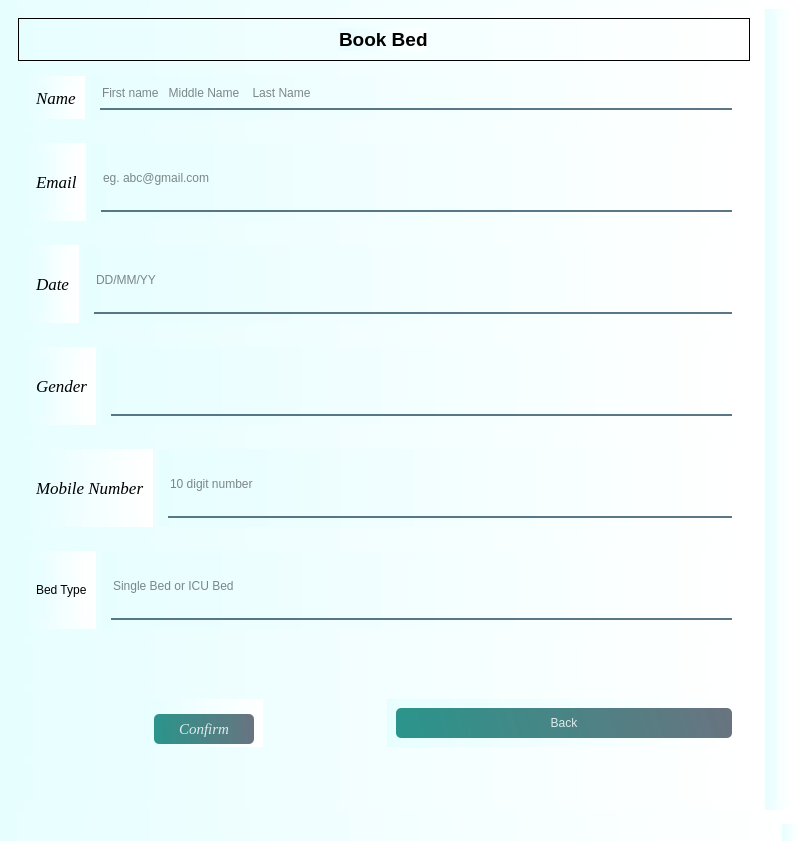
<?xml version="1.0" encoding="UTF-8"?>
<ui version="4.0">
 <class>MainWindow</class>
 <widget class="QMainWindow" name="MainWindow">
  <property name="geometry">
   <rect>
    <x>0</x>
    <y>0</y>
    <width>799</width>
    <height>841</height>
   </rect>
  </property>
  <property name="windowTitle">
   <string>MainWindow</string>
  </property>
  <property name="styleSheet">
   <string notr="true">background-color: qlineargradient(spread:pad, x1:0, y1:0, x2:1, y2:0, stop:0 rgba(231, 254, 255, 255), stop:1 rgba(255, 255, 255, 255));</string>
  </property>
  <widget class="QWidget" name="centralwidget">
   <layout class="QHBoxLayout" name="horizontalLayout">
    <item>
     <widget class="QWidget" name="widget" native="true">
      <layout class="QVBoxLayout" name="verticalLayout">
       <item>
        <widget class="QFrame" name="frame">
         <property name="frameShape">
          <enum>QFrame::StyledPanel</enum>
         </property>
         <property name="frameShadow">
          <enum>QFrame::Raised</enum>
         </property>
         <layout class="QVBoxLayout" name="verticalLayout_2">
          <item alignment="Qt::AlignHCenter">
           <widget class="QLabel" name="label">
            <property name="font">
             <font>
              <pointsize>14</pointsize>
              <weight>75</weight>
              <bold>true</bold>
             </font>
            </property>
            <property name="text">
             <string>Book Bed</string>
            </property>
           </widget>
          </item>
         </layout>
        </widget>
       </item>
       <item>
        <widget class="QWidget" name="widget_7" native="true">
         <layout class="QHBoxLayout" name="horizontalLayout_3">
          <item>
           <widget class="QWidget" name="widget_11" native="true">
            <layout class="QVBoxLayout" name="verticalLayout_3">
             <item>
              <widget class="QLabel" name="label_3">
               <property name="font">
                <font>
                 <family>Times New Roman</family>
                 <pointsize>13</pointsize>
                 <weight>9</weight>
                 <italic>true</italic>
                 <bold>false</bold>
                </font>
               </property>
               <property name="styleSheet">
                <string notr="true">font: 75 italic 13pt &quot;Times New Roman&quot;;</string>
               </property>
               <property name="text">
                <string>Name</string>
               </property>
              </widget>
             </item>
            </layout>
           </widget>
          </item>
          <item>
           <widget class="QWidget" name="widget_12" native="true">
            <layout class="QVBoxLayout" name="verticalLayout_4">
             <item>
              <widget class="QLineEdit" name="lineEdit">
               <property name="sizePolicy">
                <sizepolicy hsizetype="Expanding" vsizetype="Minimum">
                 <horstretch>0</horstretch>
                 <verstretch>0</verstretch>
                </sizepolicy>
               </property>
               <property name="styleSheet">
                <string notr="true">background-color:rgba(0,0,0,0);
border:none;
border-bottom:2px solid rgba(46,82,101,200);
color:rgba(0,0,0,240);
padding-bottom:7px;</string>
               </property>
               <property name="placeholderText">
                <string>First name   Middle Name    Last Name</string>
               </property>
              </widget>
             </item>
            </layout>
           </widget>
          </item>
         </layout>
        </widget>
       </item>
       <item>
        <widget class="QWidget" name="widget_3" native="true">
         <layout class="QHBoxLayout" name="horizontalLayout_4">
          <item>
           <widget class="QWidget" name="widget_13" native="true">
            <layout class="QVBoxLayout" name="verticalLayout_5">
             <item>
              <widget class="QLabel" name="label_4">
               <property name="font">
                <font>
                 <family>Times New Roman</family>
                 <pointsize>13</pointsize>
                 <weight>9</weight>
                 <italic>true</italic>
                 <bold>false</bold>
                </font>
               </property>
               <property name="styleSheet">
                <string notr="true">font: 75 italic 13pt &quot;Times New Roman&quot;;</string>
               </property>
               <property name="text">
                <string>Email</string>
               </property>
              </widget>
             </item>
            </layout>
           </widget>
          </item>
          <item>
           <widget class="QWidget" name="widget_14" native="true">
            <layout class="QVBoxLayout" name="verticalLayout_6">
             <item>
              <widget class="QLineEdit" name="lineEdit_2">
               <property name="sizePolicy">
                <sizepolicy hsizetype="Expanding" vsizetype="Minimum">
                 <horstretch>0</horstretch>
                 <verstretch>0</verstretch>
                </sizepolicy>
               </property>
               <property name="minimumSize">
                <size>
                 <width>0</width>
                 <height>60</height>
                </size>
               </property>
               <property name="styleSheet">
                <string notr="true">background-color:rgba(0,0,0,0);
border:none;
border-bottom:2px solid rgba(46,82,101,200);
color:rgba(0,0,0,240);
padding-bottom:7px;</string>
               </property>
               <property name="placeholderText">
                <string>eg. abc@gmail.com</string>
               </property>
              </widget>
             </item>
            </layout>
           </widget>
          </item>
         </layout>
        </widget>
       </item>
       <item>
        <widget class="QWidget" name="widget_4" native="true">
         <layout class="QHBoxLayout" name="horizontalLayout_5">
          <item>
           <widget class="QWidget" name="widget_15" native="true">
            <layout class="QVBoxLayout" name="verticalLayout_7">
             <item>
              <widget class="QLabel" name="label_5">
               <property name="font">
                <font>
                 <family>Times New Roman</family>
                 <pointsize>13</pointsize>
                 <weight>9</weight>
                 <italic>true</italic>
                 <bold>false</bold>
                </font>
               </property>
               <property name="styleSheet">
                <string notr="true">font: 75 italic 13pt &quot;Times New Roman&quot;;</string>
               </property>
               <property name="text">
                <string>Date</string>
               </property>
              </widget>
             </item>
            </layout>
           </widget>
          </item>
          <item>
           <widget class="QWidget" name="widget_16" native="true">
            <layout class="QVBoxLayout" name="verticalLayout_8">
             <item>
              <widget class="QLineEdit" name="lineEdit_3">
               <property name="minimumSize">
                <size>
                 <width>0</width>
                 <height>60</height>
                </size>
               </property>
               <property name="styleSheet">
                <string notr="true">background-color:rgba(0,0,0,0);
border:none;
border-bottom:2px solid rgba(46,82,101,200);
color:rgba(0,0,0,240);
padding-bottom:7px;</string>
               </property>
               <property name="placeholderText">
                <string>DD/MM/YY</string>
               </property>
              </widget>
             </item>
            </layout>
           </widget>
          </item>
         </layout>
        </widget>
       </item>
       <item>
        <widget class="QWidget" name="widget_5" native="true">
         <layout class="QHBoxLayout" name="horizontalLayout_6">
          <item>
           <widget class="QWidget" name="widget_17" native="true">
            <layout class="QVBoxLayout" name="verticalLayout_10">
             <item>
              <widget class="QLabel" name="label_6">
               <property name="font">
                <font>
                 <family>Times New Roman</family>
                 <pointsize>13</pointsize>
                 <weight>9</weight>
                 <italic>true</italic>
                 <bold>false</bold>
                </font>
               </property>
               <property name="styleSheet">
                <string notr="true">font: 75 italic 13pt &quot;Times New Roman&quot;;</string>
               </property>
               <property name="text">
                <string>Gender</string>
               </property>
              </widget>
             </item>
            </layout>
           </widget>
          </item>
          <item>
           <widget class="QWidget" name="widget_18" native="true">
            <layout class="QVBoxLayout" name="verticalLayout_9">
             <item>
              <widget class="QLineEdit" name="lineEdit_5">
               <property name="sizePolicy">
                <sizepolicy hsizetype="Expanding" vsizetype="Minimum">
                 <horstretch>0</horstretch>
                 <verstretch>0</verstretch>
                </sizepolicy>
               </property>
               <property name="minimumSize">
                <size>
                 <width>0</width>
                 <height>60</height>
                </size>
               </property>
               <property name="styleSheet">
                <string notr="true">background-color:rgba(0,0,0,0);
border:none;
border-bottom:2px solid rgba(46,82,101,200);
color:rgba(0,0,0,240);
padding-bottom:7px;</string>
               </property>
              </widget>
             </item>
            </layout>
           </widget>
          </item>
         </layout>
        </widget>
       </item>
       <item>
        <widget class="QWidget" name="widget_6" native="true">
         <layout class="QHBoxLayout" name="horizontalLayout_7">
          <item>
           <widget class="QWidget" name="widget_19" native="true">
            <layout class="QVBoxLayout" name="verticalLayout_11">
             <item>
              <widget class="QLabel" name="label_7">
               <property name="font">
                <font>
                 <family>Times New Roman</family>
                 <pointsize>13</pointsize>
                 <weight>9</weight>
                 <italic>true</italic>
                 <bold>false</bold>
                </font>
               </property>
               <property name="styleSheet">
                <string notr="true">font: 75 italic 13pt &quot;Times New Roman&quot;;</string>
               </property>
               <property name="text">
                <string>Mobile Number</string>
               </property>
              </widget>
             </item>
            </layout>
           </widget>
          </item>
          <item>
           <widget class="QWidget" name="widget_20" native="true">
            <layout class="QVBoxLayout" name="verticalLayout_12">
             <item>
              <widget class="QLineEdit" name="lineEdit_6">
               <property name="sizePolicy">
                <sizepolicy hsizetype="Expanding" vsizetype="Minimum">
                 <horstretch>0</horstretch>
                 <verstretch>0</verstretch>
                </sizepolicy>
               </property>
               <property name="minimumSize">
                <size>
                 <width>0</width>
                 <height>60</height>
                </size>
               </property>
               <property name="styleSheet">
                <string notr="true">background-color:rgba(0,0,0,0);
border:none;
border-bottom:2px solid rgba(46,82,101,200);
color:rgba(0,0,0,240);
padding-bottom:7px;</string>
               </property>
               <property name="placeholderText">
                <string>10 digit number</string>
               </property>
              </widget>
             </item>
            </layout>
           </widget>
          </item>
         </layout>
        </widget>
       </item>
       <item>
        <widget class="QWidget" name="widget_8" native="true">
         <layout class="QHBoxLayout" name="horizontalLayout_8">
          <item>
           <widget class="QWidget" name="widget_21" native="true">
            <layout class="QVBoxLayout" name="verticalLayout_13">
             <item>
              <widget class="QLabel" name="label_8">
               <property name="text">
                <string>Bed Type</string>
               </property>
              </widget>
             </item>
            </layout>
           </widget>
          </item>
          <item>
           <widget class="QWidget" name="widget_22" native="true">
            <layout class="QVBoxLayout" name="verticalLayout_14">
             <item>
              <widget class="QLineEdit" name="lineEdit_4">
               <property name="sizePolicy">
                <sizepolicy hsizetype="Expanding" vsizetype="Minimum">
                 <horstretch>0</horstretch>
                 <verstretch>0</verstretch>
                </sizepolicy>
               </property>
               <property name="minimumSize">
                <size>
                 <width>0</width>
                 <height>60</height>
                </size>
               </property>
               <property name="styleSheet">
                <string notr="true">background-color:rgba(0,0,0,0);
border:none;
border-bottom:2px solid rgba(46,82,101,200);
color:rgba(0,0,0,240);
padding-bottom:7px;</string>
               </property>
               <property name="placeholderText">
                <string>Single Bed or ICU Bed</string>
               </property>
              </widget>
             </item>
            </layout>
           </widget>
          </item>
         </layout>
        </widget>
       </item>
       <item>
        <widget class="QLabel" name="label_9">
         <property name="styleSheet">
          <string notr="true">font: 75 italic 8pt &quot;Times New Roman&quot;;color:red;</string>
         </property>
         <property name="text">
          <string/>
         </property>
        </widget>
       </item>
       <item>
        <widget class="QWidget" name="widget_9" native="true">
         <layout class="QHBoxLayout" name="horizontalLayout_9">
          <item alignment="Qt::AlignHCenter">
           <widget class="QWidget" name="widget_23" native="true">
            <property name="maximumSize">
             <size>
              <width>300</width>
              <height>300</height>
             </size>
            </property>
            <layout class="QVBoxLayout" name="verticalLayout_16">
             <item>
              <widget class="QPushButton" name="pushButton">
               <property name="minimumSize">
                <size>
                 <width>100</width>
                 <height>30</height>
                </size>
               </property>
               <property name="maximumSize">
                <size>
                 <width>16777215</width>
                 <height>17</height>
                </size>
               </property>
               <property name="font">
                <font>
                 <family>Times New Roman</family>
                 <pointsize>11</pointsize>
                 <weight>9</weight>
                 <italic>true</italic>
                 <bold>false</bold>
                </font>
               </property>
               <property name="toolTip">
                <string>&lt;html&gt;&lt;head/&gt;&lt;body&gt;&lt;p&gt;Confirm&lt;/p&gt;&lt;/body&gt;&lt;/html&gt;</string>
               </property>
               <property name="styleSheet">
                <string notr="true">QPushButton#pushButton{
	font: 75 italic 11pt &quot;Times New Roman&quot;;
	background-color: qlineargradient(spread:pad, x1:0, y1:0.505682, x2:1, y2:0.477, stop:0 rgba(11, 131, 120, 219), stop:1 rgba(85, 98, 112, 226));
	color: rgba(255,255,255,210);
	border-radius:5px;
}
QPushButton#pushButton:hover{
	background-color: qlineargradient(spread:pad, x1:0, y1:0.505682, x2:1, y2:0.477, stop:0 rgba(150, 123, 111, 219), stop:1 rgba(85, 81, 84, 226));
}

QPushButton#pushButton:pressed{
	padding-left:5px;
	padding-top:5px;
	background-color:rgba(150, 123, 111, 255);
}
</string>
               </property>
               <property name="text">
                <string>Confirm</string>
               </property>
              </widget>
             </item>
            </layout>
           </widget>
          </item>
          <item>
           <widget class="QWidget" name="widget_24" native="true">
            <layout class="QHBoxLayout" name="horizontalLayout_10">
             <item>
              <widget class="QPushButton" name="pushButton_2">
               <property name="minimumSize">
                <size>
                 <width>100</width>
                 <height>30</height>
                </size>
               </property>
               <property name="toolTip">
                <string>&lt;html&gt;&lt;head/&gt;&lt;body&gt;&lt;p&gt;Back&lt;/p&gt;&lt;/body&gt;&lt;/html&gt;</string>
               </property>
               <property name="styleSheet">
                <string notr="true">QPushButton#pushButton_2{
	font: 75 italic 11pt &quot;Times New Roman&quot;;
	background-color: qlineargradient(spread:pad, x1:0, y1:0.505682, x2:1, y2:0.477, stop:0 rgba(11, 131, 120, 219), stop:1 rgba(85, 98, 112, 226));
	color: rgba(255,255,255,210);
	border-radius:5px;
}
QPushButton#pushButton_2:hover{
	background-color: qlineargradient(spread:pad, x1:0, y1:0.505682, x2:1, y2:0.477, stop:0 rgba(150, 123, 111, 219), stop:1 rgba(85, 81, 84, 226));
}

QPushButton#pushButton_2:pressed{
	padding-left:5px;
	padding-top:5px;
	background-color:rgba(150, 123, 111, 255);
}
</string>
               </property>
               <property name="text">
                <string>Back</string>
               </property>
              </widget>
             </item>
            </layout>
           </widget>
          </item>
         </layout>
        </widget>
       </item>
       <item>
        <widget class="QWidget" name="widget_10" native="true"/>
       </item>
      </layout>
     </widget>
    </item>
    <item>
     <widget class="QWidget" name="widget_2" native="true">
      <property name="styleSheet">
       <string notr="true">background-image: url(:/image/Doctor.jpeg);</string>
      </property>
      <layout class="QHBoxLayout" name="horizontalLayout_2">
       <item>
        <widget class="QLabel" name="label_2">
         <property name="styleSheet">
          <string notr="true">background-image: url(:/image/Doctor.jpeg);</string>
         </property>
         <property name="text">
          <string/>
         </property>
         <property name="pixmap">
          <pixmap resource="images.qrc">:/image/Doctor.jpeg</pixmap>
         </property>
         <property name="scaledContents">
          <bool>true</bool>
         </property>
        </widget>
       </item>
      </layout>
     </widget>
    </item>
   </layout>
  </widget>
  <widget class="QMenuBar" name="menubar">
   <property name="geometry">
    <rect>
     <x>0</x>
     <y>0</y>
     <width>799</width>
     <height>22</height>
    </rect>
   </property>
  </widget>
  <widget class="QStatusBar" name="statusbar"/>
 </widget>
 <resources>
  <include location="../123/images.qrc"/>
  <include location="images.qrc"/>
 </resources>
 <connections/>
</ui>
